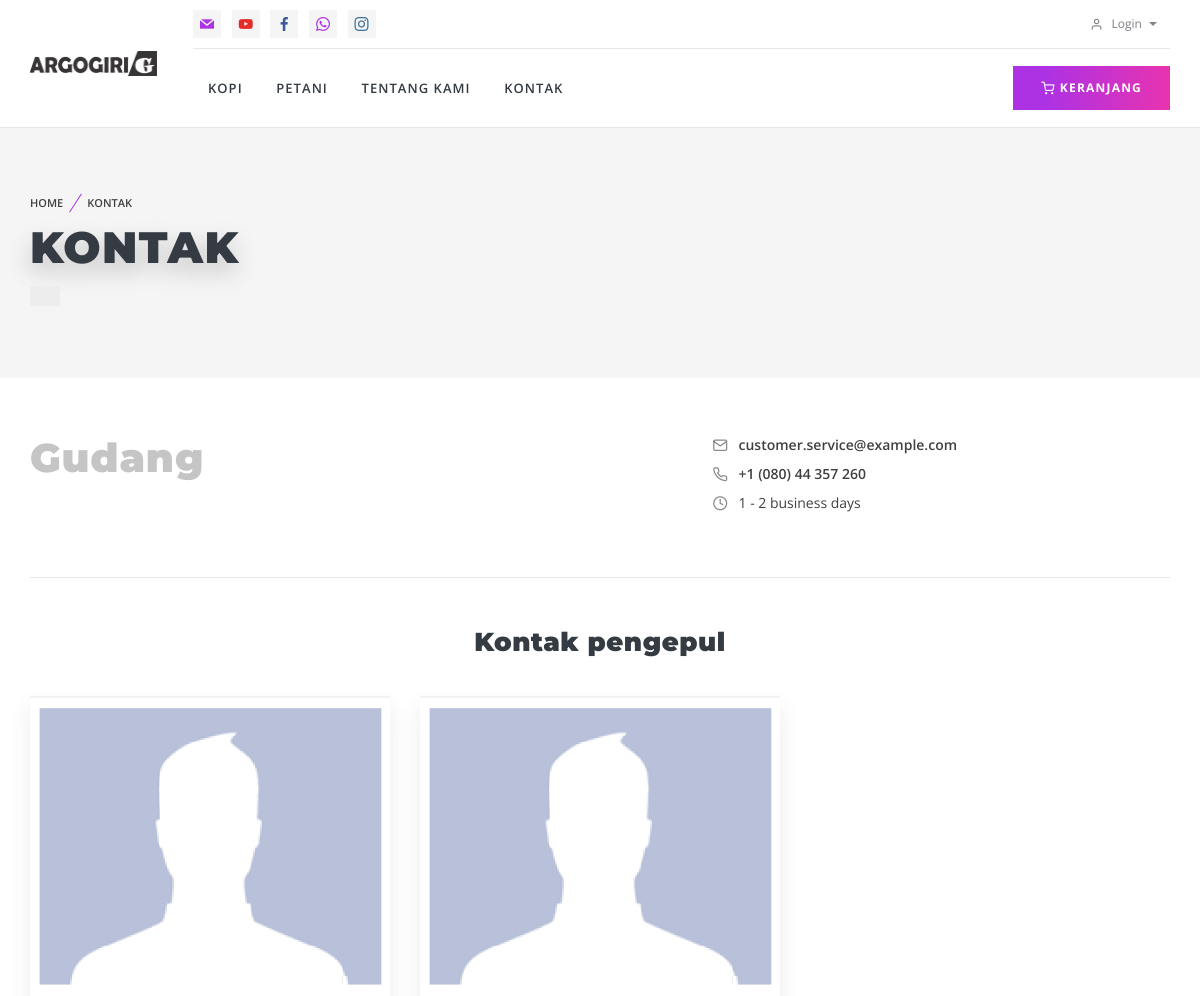
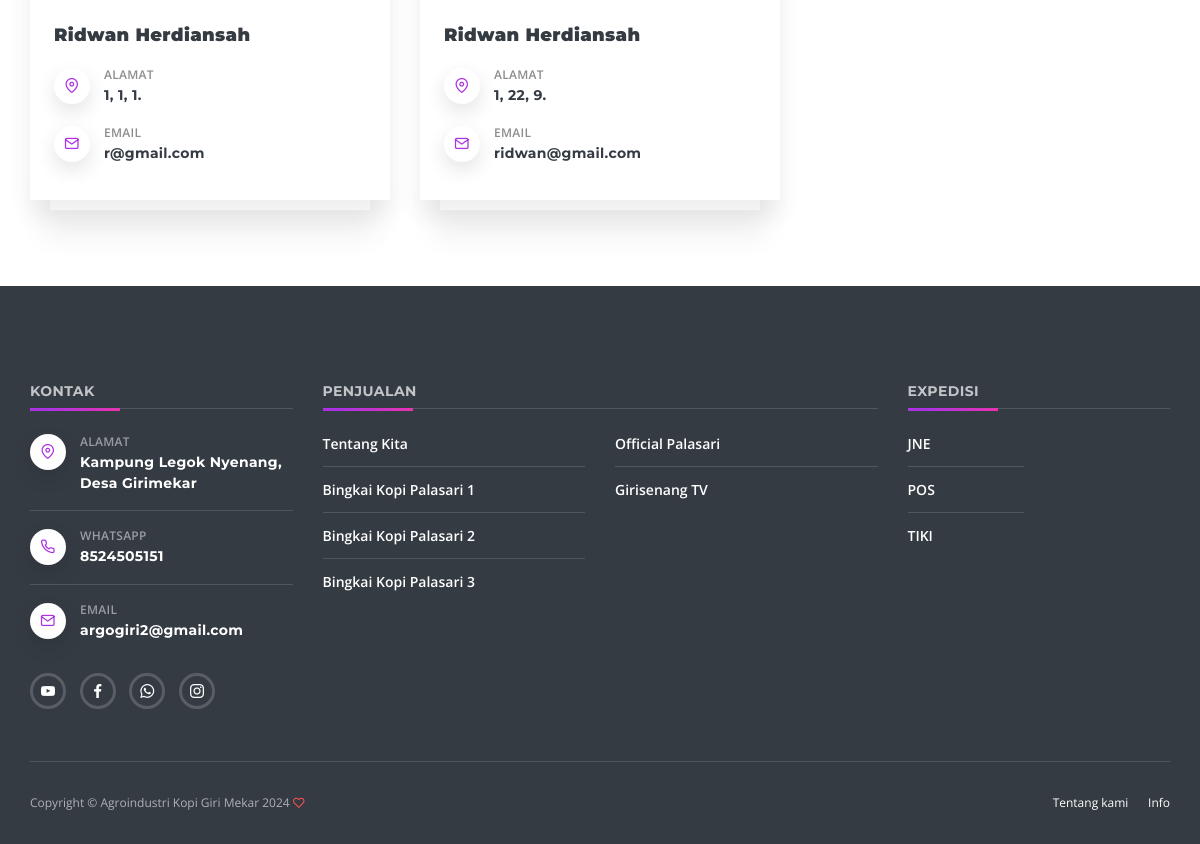
/index.php/penjualan/kontak, run on the app's committed database (2 pictures, top to bottom).
### tables this page shows
CREATE TABLE `dashboard` (
  `id` int(11) NOT NULL,
  `title` varchar(128) NOT NULL,
  `sub_title` varchar(128) NOT NULL,
  `title_2` varchar(128) NOT NULL,
  `deskripsi_2` text NOT NULL,
  `title_3` varchar(128) NOT NULL,
  `deskripsi_3` text NOT NULL,
  `image_3` varchar(128) NOT NULL,
  `title_4` varchar(128) NOT NULL,
  `deskripsi_4` text NOT NULL,
  `image_4` varchar(128) NOT NULL,
  `title_5` varchar(128) NOT NULL,
  `deskripsi_5` text NOT NULL,
  `image_5` varchar(128) NOT NULL,
  `title_6` varchar(128) NOT NULL,
  `deskripsi_6` text NOT NULL,
  `image_6` varchar(128) NOT NULL,
  `alamat` text NOT NULL,
  `email` varchar(128) NOT NULL,
  `telepon` double NOT NULL,
  `whatsap` double NOT NULL,
  `facebook` varchar(128) NOT NULL,
  `youtube` varchar(128) NOT NULL,
  `instagram` varchar(128) NOT NULL
);

### application/controllers/Penjualan.php (called while the page is built, shortened)
<?php
class Penjualan extends CI_Controller {
public function __construct()
	{
		$this->load->library('form_validation');
		$this->load->model('M_Suplier');
	}
public function kontak()
	{
		$data['title'] = "Kontak";
		$data['dashboard'] = $this->db->get_where('dashboard')->row_array();
		$data['admin'] = $this->db->get_where('admin')->result_array();
		$this->load->view('template/penjualan/header', $data);
		$this->load->view('template/penjualan/topbar', $data);
		$this->load->view('penjualan/kontak', $data);
		$this->load->view('template/penjualan/footer', $data);
	}
}

### index.php (called while the page is built, shortened)
<?php
require_once BASEPATH.'core/CodeIgniter.php';

### application/views/penjualan/kontak.php (the view)
<div class="container pb-4 mb-2">
  <div class="row">
    <div class="col-md-7">
      <h2 class="text-muted opacity-50 mb-30">Gudang</h2>
    </div>
    <div class="col-md-5">
      <ul class="list-icon">
        <li class="mb-2">
          <i class="fe-icon-mail text-muted"></i>
          <a class="navi-link ml-1" href="mailto:customer.service@example.com">
            customer.service@example.com
          </a>
        </li>
        <li class="mb-2">
          <i class="fe-icon-phone text-muted"></i>
          <a class="navi-link ml-1" href="tel:108044357260">
            +1 (080) 44 357 260
          </a>
        </li>
        <li class="mb-2">
          <i class="fe-icon-clock text-muted"></i>
          <span class="ml-1">
            1 - 2 business days
          </span>
        </li>
      </ul>
    </div>
  </div>
  <hr class="mt-5">
  <h3 class="h4 pt-5 pb-4 text-center">Kontak pengepul</h3>
  <div class="row">
    <?php foreach($admin as $a): ?>
    <div class="col-lg-4 col-sm-6 mb-30 pb-4">
      <div class="card">
        <img src="<?= base_url(); ?>assets/admin/img/profile/<?= $a['image']; ?>" alt="Orlando, USA"/>
        <div class="card-body">
          <h6><?= $a['nama']; ?></h6>
          <div class="widget widget-contacts">
            <ul>
              <li>
                <i class="fe-icon-map-pin"></i>
                <span>Alamat</span>
                <?= $a['alamat']; ?>, <?= $a['kota']; ?>, <?= $a['provinsi']; ?>.
              </li>
              <li>
                <i class="fe-icon-mail"></i>
                <span>Email</span>
                <?= $a['email']; ?>
              </li>
            </ul>
          </div>
        </div>
      </div>
    </div>
    <?php endforeach;?>
  </div>
</div>

### application/views/template/penjualan/footer.php (shortened to what this page needs)
    <footer class="bg-dark pt-5">
      <div class="pt-5">
        <div class="container">
          <div class="row">
            <div class="col-lg-3 col-sm-6">
              <div class="widget widget-contacts widget-light-skin mb-4">
                <h4 class="widget-title">Kontak</h4>
                <ul>
                  <li>
                    <i class="fe-icon-map-pin"></i>
                    <span>Alamat</span>
                    <a href="#"><?= $dashboard['alamat']; ?></a>
                  </li>
                  <li><i class="fe-icon-phone"></i>
                    <span>Whatsapp</span
                      ><a href="tel:00180039025"><?= $dashboard['telepon']; ?></a>
                    </li>
                  <li>
                    <i class="fe-icon-mail"></i>
                    <span>Email</span>
                    <a href="mailto:info@example.com"><?= $dashboard['email']; ?></a>
                  </li>
                </ul>
              </div>
              <div class="widget pt-2">
                <a class="social-btn sb-style-6 sb-youtube sb-light-skin" href="<?= $dashboard['youtube']; ?>">
                  <i class="socicon-youtube"></i>
                </a>
                <a class="social-btn sb-style-6 sb-facebook sb-light-skin" href="<?= $dashboard['facebook']; ?>">
                  <i class="socicon-facebook"></i>
                </a>
                <a class="social-btn sb-style-6 sb-whatsapp sb-light-skin" href="<?= $dashboard['whatsap']; ?>">
                  <i class="socicon-whatsapp"></i>
                </a>
                <a class="social-btn sb-style-6 sb-instagram sb-light-skin" href="<?= $dashboard['instagram']; ?>">
                  <i class="socicon-instagram"></i>
                </a>
              </div>
            </div>
            <div class="col-lg-6">
              <div class="widget widget-light-skin mb-0">
                <h4 class="widget-title">Penjualan</h4>
              </div>
              <div class="row">
                <div class="col-md-6">
                  <div class="widget widget-categories widget-light-skin">
                    <ul>
                      <li><a href="https://www.youtube.com/channel/UCtDCqelC1smHXm1svF-Ftng">Tentang Kita</a></li>
                      <li><a href="https://www.instagram.com/kopipalasari/">Bingkai Kopi Palasari 1</a></li>
                      <li><a href="https://www.instagram.com/bingkaikopipalasari02/">Bingkai Kopi Palasari 2</a></li>
                      <li><a href="https://www.instagram.com/palasarikopi03/">Bingkai Kopi Palasari 3</a></li>
                    </ul>
                  </div>
                </div>
                <div class="col-md-6">
                  <div class="widget widget-categories widget-light-skin">
                    <ul>
                      <li><a href="https://www.youtube.com/channel/UCtDCqelC1smHXm1svF-Ftng">Official Palasari</a></li>
                      <li><a href="https://www.youtube.com/channel/UCtDCqelC1smHXm1svF-Ftng">Girisenang TV</a></li>
                    </ul>
                  </div>
                </div>
              </div>
            </div>
            <div class="col-lg-3">
              <div class="widget widget-light-skin mb-0">
                <h4 class="widget-title">Expedisi</h4>
              </div>
              <div class="row">
                <div class="col-md-6">
                  <div class="widget widget-categories widget-light-skin">
                    <ul>
                      <li><a href="https://www.jne.co.id/id/beranda">JNE</a></li>
                      <li><a href="https://www.posindonesia.co.id/id">POS</a></li>
                      <li><a href="https://tiki.id/id/beranda">TIKI</a></li>
                    </ul>
                  </div>
                </div>
              </div>
            </div>
          </div>
          <hr class="hr-light">
          <div class="d-md-flex justify-content-between align-items-center py-4 text-center text-md-left">
            <div class="order-2">
              <a class="footer-link text-white" href="<?= base_url(); ?>penjualan/tentang_kami">Tentang kami</a>
              <a class="footer-link text-white ml-3" href="<?= base_url(); ?>penjualan/kontak">Info</a>
            </div>
            <p class="m-0 text-sm text-white order-1">
              <span class='opacity-60'>Copyright &copy; Agroindustri Kopi Giri Mekar <?= date('Y'); ?></span>
              <i class='d-inline-block align-middle fe-icon-heart text-danger'></i>
            </p>
          </div>
        </div>
      </div>
    </footer>
  </body>
</html>

### data on the page
dashboard: alamat "Kampung Legok Nyenang, Desa Girimekar", telepon "8524505151", email "argogiri2@gmail.com"

### other printed values
$title "KONTAK"
$a['nama'] "Ridwan Herdiansah"
$a['alamat'] "1"
$a['kota'] "1"
$a['provinsi'] "1"
$a['email'] "r@gmail.com"
$a['kota'] "22"
$a['provinsi'] "9"
$a['email'] "ridwan@gmail.com"
